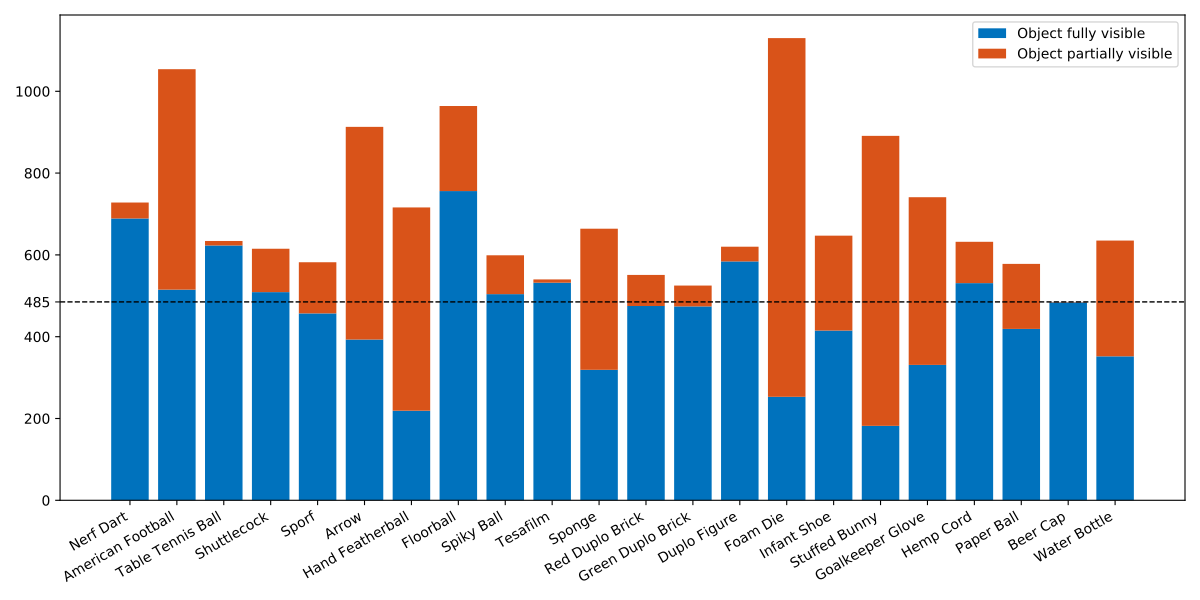

Here is the Python script that generated this plot:
#!/usr/bin/env python3

'''aionfpga ~ statistics
Copyright (C) 2020 Dominik Müller and Nico Canzani
'''

import matplotlib.pyplot as plt

import fhnwtoys.training as fh

# objects_plot = [
#     'Nerf Dart', 'Football', 'Table Tennis', 'Shuttlecock', 'Sporf', 'Arrow',
#     'Featherball', 'Floorball', 'Spiky Ball', 'Tesafilm', 'Sponge',
#     'Red Duplo', 'Green Duplo', 'Duplo Figure', 'Foam Die', 'Infant Shoe',
#     'Bunny', 'Glove', 'Hemp Cord', 'Paper Ball', 'Beer Cap', 'Water Bottle'
# ]

objects_plot = fh.objects_ui

def main():
    noo = fh.num_objects

    frames = [0]*noo
    frames_partial = [0]*noo

    rows = fh.fetch_all_rows(fh.tab_frames)
    for row in rows:
        if row[6] == 1: # valid
            if row[7] == 0: # not partial
                frames[fh.objects.index(row[5])] += 1
            else:
                frames_partial[fh.objects.index(row[5])] += 1

    frames_valid = sum(frames) + sum(frames_partial)
    frames_invalid = len(rows) - frames_valid

    print(f'frames_valid {frames_valid}')
    print(f'frames_invalid {frames_invalid}')

    for idx, o in enumerate(fh.objects):
        if frames[idx] < 500:
            print(f'{o}: {frames[idx]} (+{frames_partial[idx]} partial => {frames[idx] + frames_partial[idx]} total)')

    plt.figure(figsize=[12, 6], tight_layout=True)
    p1 = plt.bar(objects_plot, frames, color=(0, 0.4470, 0.7410))
    p2 = plt.bar(objects_plot, frames_partial, bottom=frames, color=(0.8500, 0.3250, 0.0980))
    plt.legend((p1[0], p2[0]), ('Object fully visible', 'Object partially visible'))
    plt.xticks(rotation=30, ha='right') # formerly 45

    plt.axhline(y=485, c='black', linestyle='--', lw=1.0)
    plt.yticks([0, 200, 400, 485, 600, 800, 1000])

    plt.savefig('statistics.pdf', transparent=True)
    plt.show()

if __name__ == '__main__':
    main()
